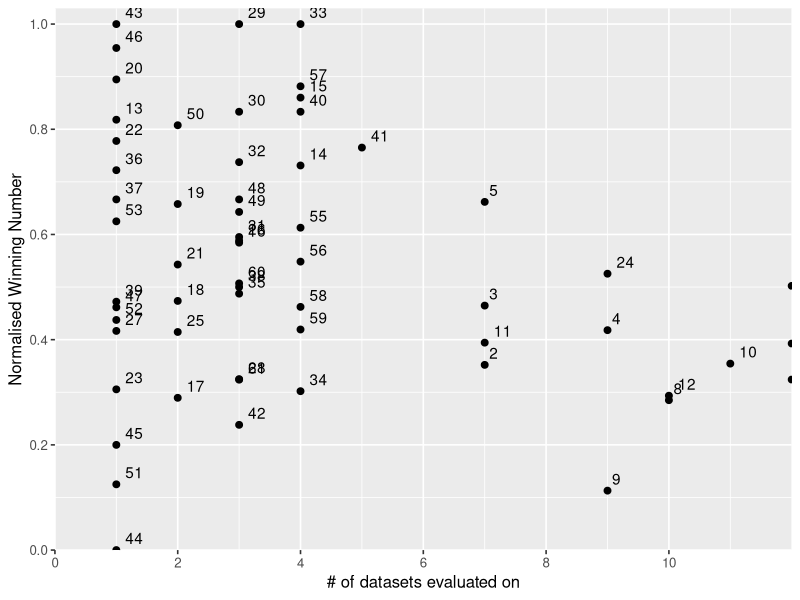

Here is the R script that generated this plot:
setwd("C:/Git-data/Afstuderen/method_selection")
require(ggplot2)

ltr_data = read.csv("ndcg5_results.csv")
temp <- ltr_data[,c(2:(length(ltr_data)-2))]
winnum <- apply(temp, 2, function(x) sapply(x, function(y) if(is.na(y)){NA}else{sum(x[!is.na(x)]<y)}))
winnum <- data.frame(winnum)
ideal_winnum <- apply(winnum, 2, function(x) sapply(x, function(y) if(is.na(y)){0}else{if(length(x[!is.na(x)]) == 0){0}else{max(x[!is.na(x)])}}))
summed_winnum <- apply(winnum, 1, function(x) sum(x,na.rm=TRUE))
summed_ideal_winnum <- apply(ideal_winnum, 1, function(x) sum(x,na.rm=TRUE))

norm_winnum <- summed_winnum/summed_ideal_winnum

nr_measurements <- apply(temp,1,function(x) sum(!is.na(x)))

output <- data.frame("Method" = ltr_data[,1], "Normalised_winning_number" = norm_winnum, "Nr_measurements"=nr_measurements)

# add ID's to output
output$id <- seq_len(nrow(output))
nc <- ncol(output)
output <- output[, c(nc, 1:(nc-1))]

# plot graph
ggplot(output, aes(Nr_measurements,Normalised_winning_number)) + geom_point(size=2) + 
  geom_text(aes(label=id), hjust=-0.5, vjust=-0.5) + 
  theme_grey(base_size=12, base_family="") + 
  scale_x_continuous("# of datasets evaluated on", expand = c(0,0), breaks=c(0,2,4,6,8,10)) +
  scale_y_continuous("Normalised Winning Number", expand = c(0,0), breaks=c(0,0.2,0.4,0.6,0.8,1.0)) +
  expand_limits(x = c(0,9.35), y = c(0,1.03))
